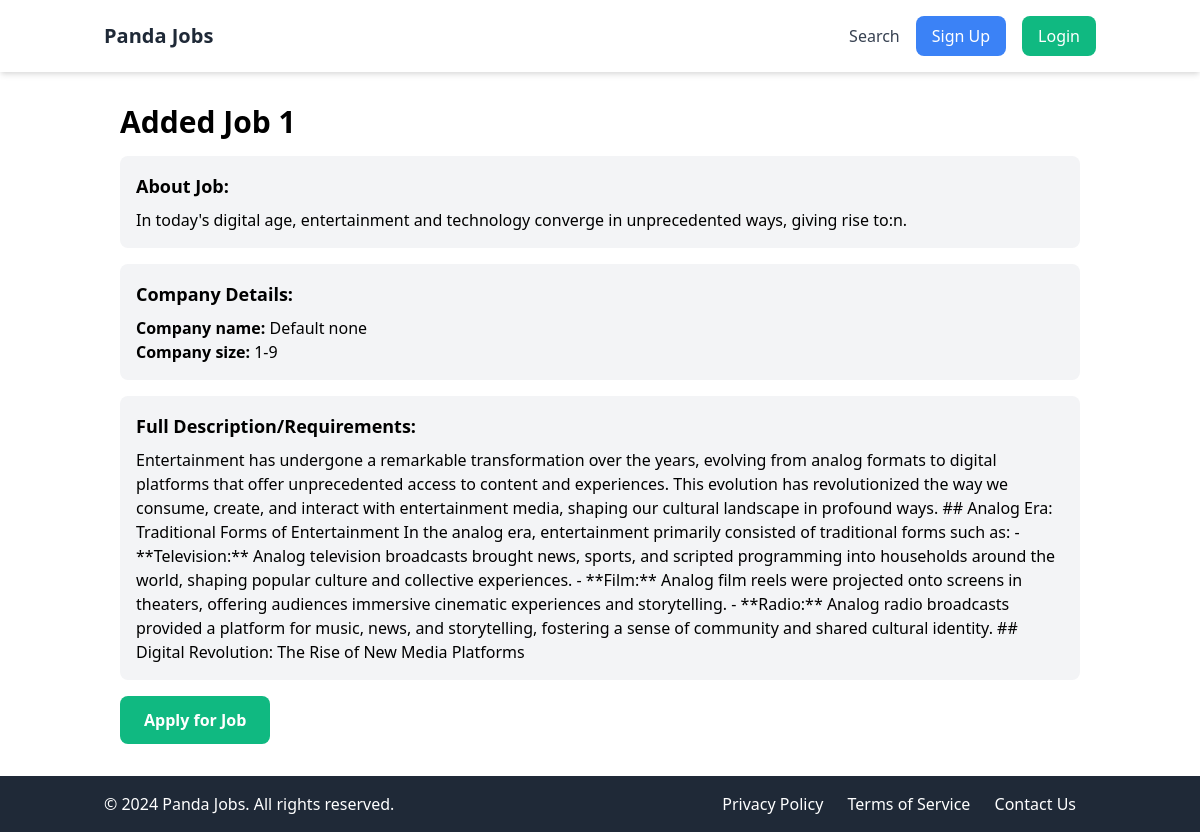
The page /jobs/6/ on the database its author committed.
### apps/jobs/models.py (models this page shows, shortened)
class Job(models.Model):
    SIZE_1_9 = 'size_1_9'
    SIZE_10_49 = 'size_10_49'
    SIZE_50_99 = 'size_50_99'
    SIZE_100 = 'size_100'
    SIZE_CHOICES = (
        (SIZE_1_9, '1-9'),
        (SIZE_10_49, '10-49'),
        (SIZE_50_99, '50-99'),
        (SIZE_100, '100+'),
    )
    OPEN = 'open'
    CLOSED = 'closed'
    ARCHIVED = 'archived'
    STATUS_CHOICES = (
        (OPEN, 'Open'),
        (CLOSED, 'Closed'),
        (ARCHIVED, 'Archived'),
    )
    title = models.CharField(max_length=100)
    summary = models.TextField()
    full_description = models.TextField()
    company_name = models.CharField(max_length=100)
    company_location = models.CharField(max_length=100, blank=True, null=True)
    company_size = models.CharField(max_length=20, choices=SIZE_CHOICES, default=SIZE_1_9)
    created_by= models.ForeignKey(User, related_name='jobs', on_delete=models.CASCADE)
    created_at = models.DateTimeField(auto_now_add=True)
    updated_at = models.DateTimeField(auto_now=True)
    status = models.CharField(max_length=20, choices=STATUS_CHOICES, default=OPEN)

### apps/jobs/views.py (the view)
# urls.py: path('<int:job_id>/', job_detail, name='job_detail'),
def job_detail(request, job_id):
    job = Job.objects.get(pk=job_id)
    return render(request, 'job_detail.html', {'job':job})

### apps/notifications/context_processors.py (called while the page is built)
def notification(request):
    if request.user.is_authenticated:
        return {'notifications': request.user.notifications.filter(is_read=False)}
    else:
        return {'notifications': []}

### apps/jobs/templates/job_detail.html (shortened to what this page needs)
{% extends 'base.html' %}
{% block content %}
    <div class="container mx-auto px-4">
        <h1 class="text-3xl font-bold mb-4">{{ job.title }}</h1>
        <div class="bg-gray-100 p-4 rounded-lg mb-4">
            <h2 class="text-lg font-semibold mb-2">About Job:</h2>
            <p>{{ job.summary }}</p>
        </div>
        <div class="bg-gray-100 p-4 rounded-lg mb-4">
            <h2 class="text-lg font-semibold mb-2">Company Details:</h2>
            {% if job.company_name %}<p><b>Company name:</b> {{ job.company_name }}</p>{% endif %}
            {% if job.company_size %}<p><b>Company size:</b> {{ job.get_company_size_display }}</p>{% endif %}
        </div>
        <div class="bg-gray-100 p-4 rounded-lg mb-4">
            <h2 class="text-lg font-semibold mb-2">Full Description/Requirements:</h2>
            <p>{{ job.full_description }}</p>
        </div>
        <a href="{% url 'apply' job.id %}" class="inline-block px-6 py-3 bg-green-500 text-white font-semibold rounded-lg hover:bg-green-600 transition duration-300">Apply for Job</a>
    </div>
{% endblock %}

### apps/core/templates/base.html (style rules this page uses)
html, body { height: 100%; margin: 0; padding: 0; }

### rows shown on the page
Job: title "Added Job 1", summary "In today's digital age, entertainment and technology converge in unprecedented ways, giving rise to:n.", company_name "Default none", company_size "1-9", full_description "Entertainment has undergone a remarkable transformation over the years, evolving from analog formats to digital platforms that offer unprecedented access to content and experiences. This evolution has revolutionized the way we consume, create, and interact with entertainment media, shaping our cultural landscape in profound ways. ## Analog Era: Traditional Forms of Entertainment In the analog era, entertainment primarily consisted of traditional forms such as: - **Television:** Analog television broadcasts brought news, sports, and scripted programming into households around the world, shaping popular culture and collective experiences. - **Film:** Analog film reels were projected onto…"
